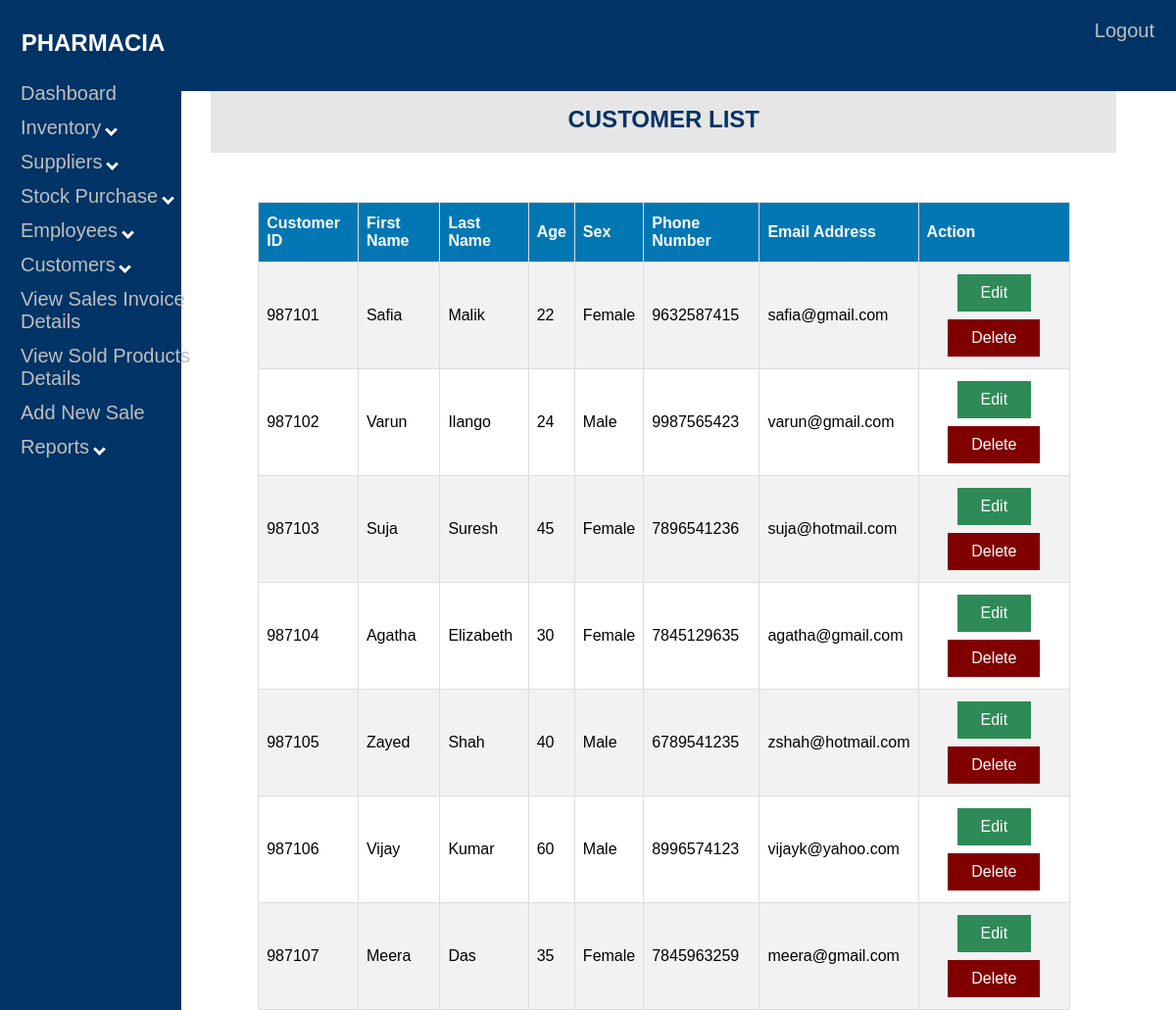
The page /PHARMACY/customer-view.php on the database its author committed.
### tables this page shows
CREATE TABLE `customer` (
  `C_ID` decimal(6,0) NOT NULL,
  `C_FNAME` varchar(30) NOT NULL,
  `C_LNAME` varchar(30) DEFAULT NULL,
  `C_AGE` int(11) NOT NULL,
  `C_SEX` varchar(6) NOT NULL,
  `C_PHNO` decimal(10,0) NOT NULL,
  `C_MAIL` varchar(40) DEFAULT NULL
);

### PHARMACY/customer-view.php (the view, shortened to what this page needs)
<!DOCTYPE html>
<html>
<head>
<link rel="stylesheet" type="text/css" href="nav2.css">
<link rel="stylesheet" type="text/css" href="table1.css">
</head>
<body>
		<div class="sidenav">
			<h2 style="font-family:Arial; color:white; text-align:center;"> PHARMACIA </h2>
			<a href="adminmainpage.php">Dashboard</a>
			<button class="dropdown-btn">Inventory
			<i class="down"></i>
			</button>
			<button class="dropdown-btn">Suppliers
			<i class="down"></i>
			</button>
			<button class="dropdown-btn">Stock Purchase
			<i class="down"></i>
			</button>
			<button class="dropdown-btn">Employees
			<i class="down"></i>
			</button>
			<button class="dropdown-btn">Customers
			<i class="down"></i>
			</button>
			<a href="sales-view.php">View Sales Invoice Details</a>
			<a href="salesitems-view.php">View Sold Products Details</a>
			<a href="pos1.php">Add New Sale</a>
			<button class="dropdown-btn">Reports
			<i class="down"></i>
			</button>
	</div>
	<div class="topnav">
		<a href="logout.php">Logout</a>
	</div>
	<center>
	<div class="head">
	<h2>  CUSTOMER LIST</h2>
	</div>
	</center>
	<table align="right" id="table1" style="margin-right:100px;">
		<tr>
			<th>Customer ID</th>
			<th>First Name</th>
			<th>Last Name</th>
			<th>Age</th>
			<th>Sex</th>
			<th>Phone Number</th>
			<th>Email Address</th>
			<th>Action</th>
		</tr>
	<?php
	include "config.php";
	$sql = "SELECT c_id,c_fname,c_lname,c_age,c_sex,c_phno,c_mail FROM customer";
	$result = $conn->query($sql);
	if ($result->num_rows > 0) {
		while($row = $result->fetch_assoc()) {
		echo "<tr>";
			echo "<td>" . $row["c_id"]. "</td>";
			echo "<td>" . $row["c_fname"] . "</td>";
			echo "<td>" . $row["c_lname"]. "</td>";
			echo "<td>" . $row["c_age"]. "</td>";
			echo "<td>" . $row["c_sex"] . "</td>";
			echo "<td>" . $row["c_phno"]. "</td>";
			echo "<td>" . $row["c_mail"]. "</td>";
			echo "<td align=center>";
				echo "<a class='button1 edit-btn' href=customer-update.php?id=".$row['c_id'].">Edit</a>";
				echo "<a class='button1 del-btn' href=customer-delete.php?id=".$row['c_id'].">Delete</a>";
			echo "</td>";
		echo "</tr>";
		}
	echo "</table>";
	}
	?>
</body>
</html>

### PHARMACY/nav2.css (style rules this page uses)
.sidenav { height: 100%; width: 15%; position: fixed; z-index: 1; top: 0; left: 0; background-color: #003366; padding-top: 10px; padding-left:5px; font-family:Arial; }
.sidenav a,.dropdown-btn { padding: 6px 8px 6px 16px; text-decoration: none; font-size: 20px; color: #bfbfbf; display: block; border: none; background: none; width: 100%; text-align: left; cursor: pointer; outline: none; }
i { border: solid white; border-width: 0 3px 3px 0; display: inline-block; padding: 3px; }
.down { transform: rotate(45deg); -webkit-transform: rotate(45deg); }
.topnav { overflow: hidden; background-color: #003366; margin:0px; vertical-align:top; width: 100%; height:9%; position: fixed; x-index: 1; top: 0; left: 0; }
.topnav a { float: right; text-align: center; padding: 20px 22px; text-decoration: none; font-size: 20px; font-family:Arial; color: #bfbfbf; display: block; border: none; background: none; cursor: pointer; outline: none; }
div.head { width:78%; font-family:Arial; background-color:#e6e6e6; color:#003366; float:right; margin-top:80px; margin-right:53px; margin-left:0px; top: 0; right: 0; overflow:hidden; }

### PHARMACY/table1.css (style rules this page uses)
#table1 { font-family: Arial; border-collapse: collapse; margin-top:50px; margin-right:25px; width: 70%; overflow:auto; }
#table1 td, #table1 th { border: 1px solid #ddd; padding: 8px; }
#table1 tr:nth-child(even) { background-color: #f2f2f2; }
#table1 th { padding-top: 12px; padding-bottom: 12px; text-align: left; background-color: #0077b3; color: white; }
.button1 { border:none; color: white; padding: 10px 24px; text-align: center; text-decoration: none; display: inline-block; margin: 4px 2px; cursor: pointer; }
.edit-btn { background-color:#2E8B57; }
.del-btn { background-color:#800000; }

### rows shown on the page
customer: C_ID "987101", C_FNAME "Safia", C_LNAME "Malik", C_AGE "22", C_SEX "Female", C_PHNO "9632587415", C_MAIL "safia@gmail.com"
customer: C_ID "987102", C_FNAME "Varun", C_LNAME "Ilango", C_AGE "24", C_SEX "Male", C_PHNO "9987565423", C_MAIL "varun@gmail.com"
customer: C_ID "987103", C_FNAME "Suja", C_LNAME "Suresh", C_AGE "45", C_SEX "Female", C_PHNO "7896541236", C_MAIL "suja@hotmail.com"
customer: C_ID "987104", C_FNAME "Agatha", C_LNAME "Elizabeth", C_AGE "30", C_SEX "Female", C_PHNO "7845129635", C_MAIL "agatha@gmail.com"
customer: C_ID "987105", C_FNAME "Zayed", C_LNAME "Shah", C_AGE "40", C_SEX "Male", C_PHNO "6789541235", C_MAIL "zshah@hotmail.com"
customer: C_ID "987106", C_FNAME "Vijay", C_LNAME "Kumar", C_AGE "60", C_SEX "Male", C_PHNO "8996574123", C_MAIL "vijayk@yahoo.com"
customer: C_ID "987107", C_FNAME "Meera", C_LNAME "Das", C_AGE "35", C_SEX "Female", C_PHNO "7845963259", C_MAIL "meera@gmail.com"
